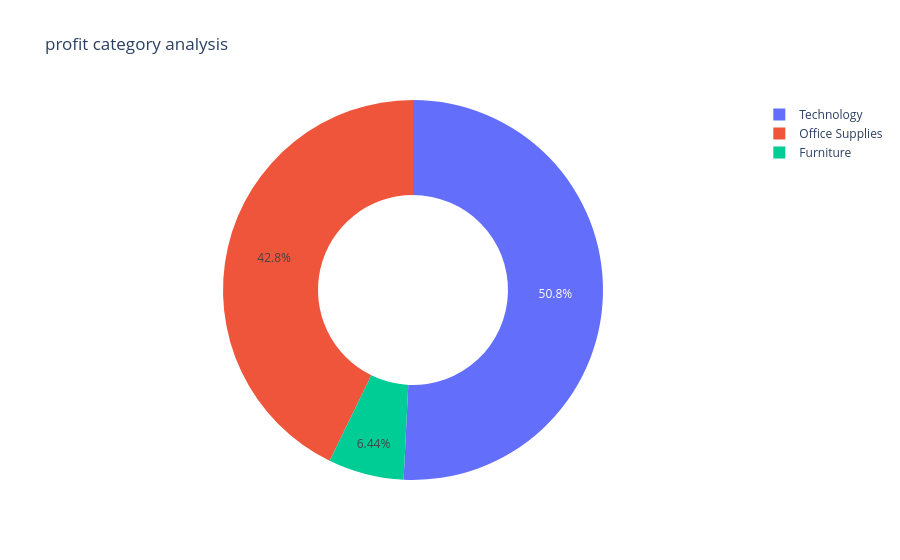

The cell this chart's notebook holds for it:
### Code cell
fig = px.pie(profit_by_category, values = 'Profit',
             names = 'Category', hole = 0.5, title = 'profit category analysis')

fig.show()

### Figure 1 — Plotly figure (JSON) as saved in the notebook; plotly's stock layout.template omitted (floating-point values rounded to 4 significant figures)
{"data": [{"domain": {"x": [0, 1], "y": [0, 1]}, "hole": 0.5, "hovertemplate": "Category=%{label}<br>Profit=%{value}<extra></extra>", "labels": ["Furniture", "Office Supplies", "Technology"], "legendgroup": "", "name": "", "showlegend": true, "type": "pie", "values": [18450.0, 122500.0, 145500.0]}], "layout": {"legend": {"tracegroupgap": 0}, "title": {"text": "profit category analysis"}}}
